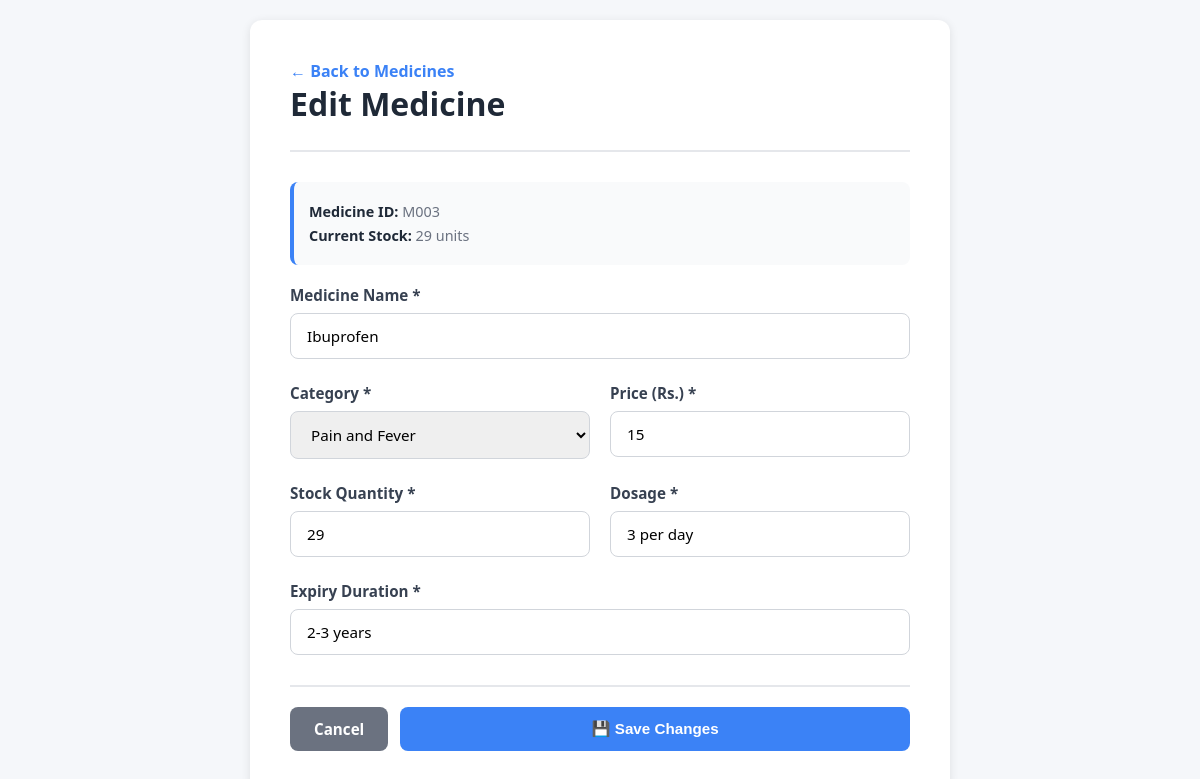
/edit_medicine.php?id=M003 (signed in), run on the app's committed database.
### tables this page shows
CREATE TABLE IF NOT EXISTS `medicine` (
  `MEDICINE_ID` varchar(10) NOT NULL,
  `NAME` char(50) NOT NULL,
  `CATEGORY` enum('Pain and Fever','Antibiotics','Chronic Care','General Wellness') NOT NULL,
  `Price` float NOT NULL,
  `STOCK_QUANTITY` int NOT NULL,
  `DOSAGE` char(50) NOT NULL,
  `EXP_DURATION` char(50) NOT NULL,
  PRIMARY KEY (`MEDICINE_ID`)
);

### public/edit_medicine.php (the view, shortened to what this page needs)
<?php
require_once '../config/db_connect.php';
$medicine_id = $_GET['id'] ?? '';
if ($medicine_id) {
    $stmt = $conn->prepare("SELECT * FROM medicine WHERE MEDICINE_ID = ?");
    $stmt->bind_param("s", $medicine_id);
    $stmt->execute();
    $result = $stmt->get_result();
    $medicine = $result->fetch_assoc();
} else {
    header("Location: manage_medicines.php");
    exit();
}
?>
<!DOCTYPE html>
<html lang="en">
<head>
</head>
<body>
<div class="container">
    <div class="header">
        <a href="manage_medicines.php" class="back-link">← Back to Medicines</a>
        <h1>Edit Medicine</h1>
    </div>
    <div class="medicine-info">
        <p><strong>Medicine ID:</strong> <?php echo htmlspecialchars($medicine['MEDICINE_ID']); ?></p>
        <p><strong>Current Stock:</strong> <?php echo $medicine['STOCK_QUANTITY']; ?> units</p>
    </div>
    <form method="POST" action="">
        <div class="form-group">
            <label for="name">Medicine Name *</label>
            <input type="text" id="name" name="name" value="<?php echo htmlspecialchars($medicine['NAME']); ?>" required>
        </div>
        <div class="form-row">
            <div class="form-group">
                <label for="category">Category *</label>
                <select id="category" name="category" required>
                    <option value="Pain and Fever" <?php echo $medicine['CATEGORY'] === 'Pain and Fever' ? 'selected' : ''; ?>>Pain and Fever</option>
                </select>
            </div>
            <div class="form-group">
                <label for="price">Price (Rs.) *</label>
                <input type="number" id="price" name="price" step="0.01" min="0" value="<?php echo htmlspecialchars($medicine['Price']); ?>" required>
            </div>
        </div>
        <div class="form-row">
            <div class="form-group">
                <label for="stock">Stock Quantity *</label>
                <input type="number" id="stock" name="stock" min="0" value="<?php echo htmlspecialchars($medicine['STOCK_QUANTITY']); ?>" required>
            </div>
            <div class="form-group">
                <label for="dosage">Dosage *</label>
                <input type="text" id="dosage" name="dosage" value="<?php echo htmlspecialchars($medicine['DOSAGE']); ?>" placeholder="e.g., 2 per day" required>
            </div>
        </div>
        <div class="form-group">
            <label for="exp_duration">Expiry Duration *</label>
            <input type="text" id="exp_duration" name="exp_duration" value="<?php echo htmlspecialchars($medicine['EXP_DURATION']); ?>" placeholder="e.g., 2-3 years" required>
        </div>
        <div class="form-actions">
            <a href="manage_medicines.php" class="btn btn-secondary">Cancel</a>
            <button type="submit" class="btn btn-primary">💾 Save Changes</button>
        </div>
    </form>
</div>
</body>
</html>

### public/edit_medicine.php (style rules this page uses)
* { margin: 0; padding: 0; box-sizing: border-box; }
body { font-family: 'Segoe UI', sans-serif; background: #f5f7fa; padding: 20px; }
.container { max-width: 700px; margin: 0 auto; background: white; padding: 40px; border-radius: 12px; box-shadow: 0 2px 10px rgba(0,0,0,0.1); }
.header { margin-bottom: 30px; padding-bottom: 20px; border-bottom: 2px solid #e5e7eb; }
.header h1 { color: #1f2937; margin-bottom: 5px; }
.back-link { color: #3b82f6; text-decoration: none; font-weight: 600; display: inline-flex; align-items: center; gap: 5px; }
.form-group { margin-bottom: 24px; }
.form-group label { display: block; margin-bottom: 8px; color: #374151; font-weight: 600; font-size: 0.95rem; }
.form-group input, .form-group select, .form-group textarea { width: 100%; padding: 12px 16px; border: 1px solid #d1d5db; border-radius: 8px; font-size: 0.95rem; font-family: inherit; transition: border-color 0.2s; }
.form-row { display: grid; grid-template-columns: 1fr 1fr; gap: 20px; }
.form-actions { display: flex; gap: 12px; margin-top: 30px; padding-top: 20px; border-top: 2px solid #e5e7eb; }
.btn { padding: 12px 24px; border: none; border-radius: 8px; font-size: 0.95rem; font-weight: 600; cursor: pointer; transition: all 0.2s; text-decoration: none; display: inline-block; text-align: center; }
.btn-primary { background: #3b82f6; color: white; flex: 1; }
.btn-secondary { background: #6b7280; color: white; }
.medicine-info { background: #f9fafb; padding: 15px; border-radius: 8px; margin-bottom: 20px; border-left: 4px solid #3b82f6; }
.medicine-info p { margin: 5px 0; color: #6b7280; font-size: 0.9rem; }
.medicine-info strong { color: #1f2937; }

### data on the page
medicine: MEDICINE_ID "M003", STOCK_QUANTITY "29", name "Ibuprofen", category "Pain and Fever", price "15", stock "29", dosage "3 per day", exp_duration "2-3 years"
